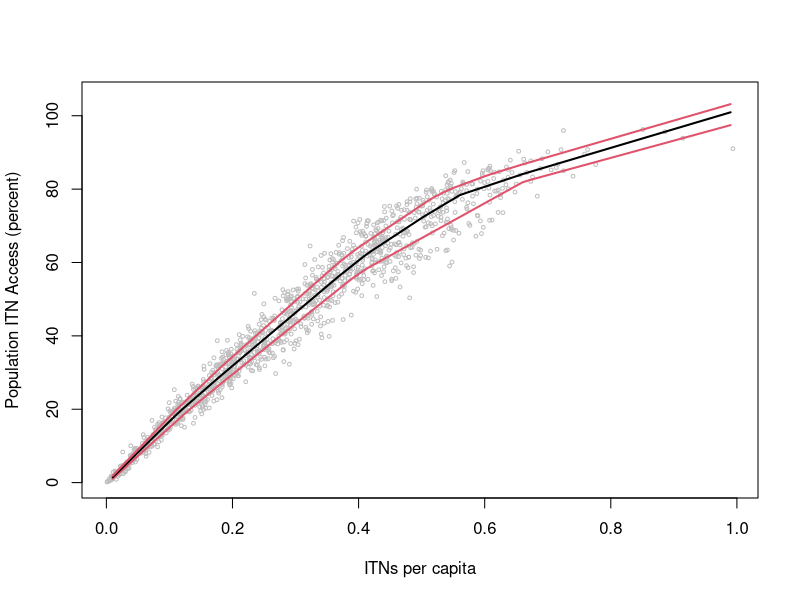

Write R code to recreate this figure.
library(haven) # for reading dta file
library(tidyverse)

Ddta <- read_dta("regional_ITN_indicators_access.dta")
D <- with(Ddta, data.frame(y = access_merg, x = itnpers, z = meanhh))

A <- as.matrix(D)
B <- as.data.frame(A)

# First plot the dots:

pdf(
  "Access_NPC.pdf",
  height = 6,
  width = 6,
  )
with(B,
     plot(
       x,
       y,
       cex = .5,
       col = "grey",
       ylim = c(0, 105),
       xlab = "ITNs per capita",
       ylab = "Population ITN Access (percent)")
     )
# title(main = "Title")
       
# this works but we don't need it

# Hannah tries to reproduce in ggplot:

# B %>% 
#   ggplot(aes(x, y),
#              size = 2,
#              color = "grey") +
#   geom_point() +
#   theme_minimal() 
#   
# ggsave("HK_plot.png")

# Then add the fit and the bound lines

taus <- 1:3/4
library(quantreg)
library(splines)
xx <- 1:99/100
colors <- c(2,1,2)

G <- matrix(0,99,length(taus))
for(i in 1:length(taus)){
    f <- rqss(y ~ qss(x, constraint = "I", lambda = .5), tau = taus[i], data = B)
    G[,i] <- predict(f, newdata = list(x = xx))
    lines(xx,G[,i], col = colors[i], lwd = 2)
}
dev.off()

